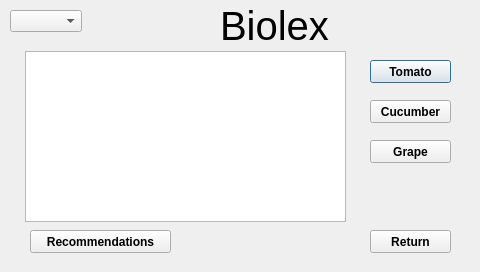
<?xml version="1.0" encoding="UTF-8"?>
<ui version="4.0">
 <class>ShowBiolex</class>
 <widget class="QDialog" name="ShowBiolex">
  <property name="geometry">
   <rect>
    <x>0</x>
    <y>0</y>
    <width>480</width>
    <height>272</height>
   </rect>
  </property>
  <property name="windowTitle">
   <string>Dialog</string>
  </property>
  <widget class="QLabel" name="BiolexLabel">
   <property name="geometry">
    <rect>
     <x>220</x>
     <y>0</y>
     <width>291</width>
     <height>51</height>
    </rect>
   </property>
   <property name="font">
    <font>
     <pointsize>30</pointsize>
    </font>
   </property>
   <property name="text">
    <string>Biolex</string>
   </property>
  </widget>
  <widget class="QPushButton" name="TomatoButton">
   <property name="geometry">
    <rect>
     <x>370</x>
     <y>60</y>
     <width>81</width>
     <height>23</height>
    </rect>
   </property>
   <property name="font">
    <font>
     <weight>75</weight>
     <bold>true</bold>
    </font>
   </property>
   <property name="text">
    <string>Tomato</string>
   </property>
  </widget>
  <widget class="QPushButton" name="CucumberButton">
   <property name="geometry">
    <rect>
     <x>370</x>
     <y>100</y>
     <width>81</width>
     <height>23</height>
    </rect>
   </property>
   <property name="font">
    <font>
     <weight>75</weight>
     <bold>true</bold>
    </font>
   </property>
   <property name="text">
    <string>Cucumber</string>
   </property>
  </widget>
  <widget class="QPushButton" name="GrapeButton">
   <property name="geometry">
    <rect>
     <x>370</x>
     <y>140</y>
     <width>81</width>
     <height>23</height>
    </rect>
   </property>
   <property name="font">
    <font>
     <weight>75</weight>
     <bold>true</bold>
    </font>
   </property>
   <property name="text">
    <string>Grape</string>
   </property>
  </widget>
  <widget class="QTextBrowser" name="textBrowser">
   <property name="geometry">
    <rect>
     <x>25</x>
     <y>51</y>
     <width>321</width>
     <height>171</height>
    </rect>
   </property>
  </widget>
  <widget class="QPushButton" name="ReturnButton">
   <property name="geometry">
    <rect>
     <x>370</x>
     <y>230</y>
     <width>81</width>
     <height>23</height>
    </rect>
   </property>
   <property name="font">
    <font>
     <weight>75</weight>
     <bold>true</bold>
    </font>
   </property>
   <property name="text">
    <string>Return</string>
   </property>
  </widget>
  <widget class="QPushButton" name="recbutton">
   <property name="geometry">
    <rect>
     <x>30</x>
     <y>230</y>
     <width>141</width>
     <height>23</height>
    </rect>
   </property>
   <property name="font">
    <font>
     <weight>75</weight>
     <bold>true</bold>
    </font>
   </property>
   <property name="text">
    <string>Recommendations</string>
   </property>
  </widget>
  <widget class="QComboBox" name="deviceComboBox">
   <property name="geometry">
    <rect>
     <x>10</x>
     <y>10</y>
     <width>131</width>
     <height>21</height>
    </rect>
   </property>
   <property name="focusPolicy">
    <enum>Qt::NoFocus</enum>
   </property>
   <property name="sizeAdjustPolicy">
    <enum>QComboBox::AdjustToContents</enum>
   </property>
  </widget>
 </widget>
 <resources/>
 <connections/>
</ui>
